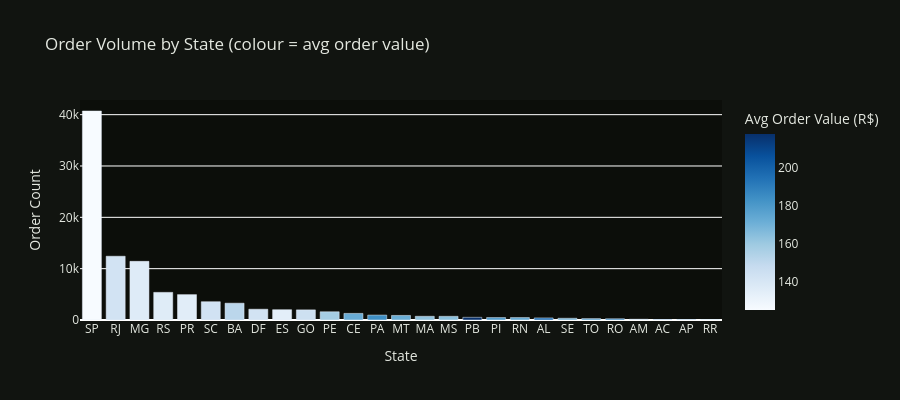

The cell this chart's notebook holds for it:
### Markdown cell above
### 3a. Order Volume by State

### Code cell
state_orders = (
    delivered
    .groupby('customer_state')
    .agg(
        n_orders      = ('order_id',      'count'),
        total_gmv     = ('order_value',   'sum'),
        avg_order_val = ('order_value',   'mean'),
        avg_freight   = ('freight_value', 'mean'),
    )
    .reset_index()
)

state_orders['freight_ratio'] = (
    state_orders['avg_freight'] / state_orders['avg_order_val']
).round(3)

state_orders['order_share_%'] = (
    state_orders['n_orders'] / state_orders['n_orders'].sum() * 100
).round(1)

fig = px.bar(
    state_orders.sort_values('n_orders', ascending=False),
    x='customer_state', y='n_orders',
    color='avg_order_val',
    color_continuous_scale='Blues',
    labels={'customer_state': 'State', 'n_orders': 'Order Count',
            'avg_order_val': 'Avg Order Value (R$)'},
    title='Order Volume by State (colour = avg order value)'
)
fig.update_layout(
    height=400,
    plot_bgcolor='#0c0e0a', paper_bgcolor='#111410',
    font=dict(color='#e4e8e0')
)
fig.show()

sp_share = state_orders.loc[state_orders['customer_state']=='SP', 'order_share_%'].values[0]
print(f'SP share of all orders: {sp_share:.1f}%')
top3 = state_orders.nlargest(3,'n_orders')[['customer_state','n_orders','order_share_%']]
print(f'Top 3 states: {top3.to_string(index=False)}')

### Figure 1 — Plotly figure (JSON) as saved in the notebook; plotly's stock layout.template omitted (floating-point values rounded to 4 significant figures)
{"data": [{"hovertemplate": "State=%{x}<br>Order Count=%{y}<br>Avg Order Value (R$)=%{marker.color}<extra></extra>", "legendgroup": "", "marker": {"color": [125.1, 142.2, 136.4, 136.1, 135.3, 142.9, 151.4, 142.2, 134.3, 144.8, 157.7, 171.9, 183.8, 171.5, 162.6, 164.1, 217.5, 177.7, 172.6, 197.2, 168.9, 176.7, 188.0, 152.1, 199.1, 199.6, 172.1], "coloraxis": "coloraxis", "pattern": {"shape": ""}}, "name": "", "orientation": "v", "showlegend": false, "textposition": "auto", "type": "bar", "x": ["SP", "RJ", "MG", "RS", "PR", "SC", "BA", "DF", "ES", "GO", "PE", "CE", "PA", "MT", "MA", "MS", "PB", "PI", "RN", "AL", "SE", "TO", "RO", "AM", "AC", "AP", "RR"], "xaxis": "x", "y": [40712, 12420, 11423, 5382, 4942, 3560, 3273, 2099, 2004, 1974, 1604, 1282, 952, 889, 721, 712, 518, 477, 476, 401, 335, 274, 243, 146, 80, 67, 41], "yaxis": "y"}], "layout": {"barmode": "relative", "coloraxis": {"colorbar": {"title": {"text": "Avg Order Value (R$)"}}, "colorscale": [[0, "rgb(247,251,255)"], [0.125, "rgb(222,235,247)"], [0.25, "rgb(198,219,239)"], [0.375, "rgb(158,202,225)"], [0.5, "rgb(107,174,214)"], [0.625, "rgb(66,146,198)"], [0.75, "rgb(33,113,181)"], [0.875, "rgb(8,81,156)"], [1, "rgb(8,48,107)"]]}, "font": {"color": "#e4e8e0"}, "height": 400, "legend": {"tracegroupgap": 0}, "paper_bgcolor": "#111410", "plot_bgcolor": "#0c0e0a", "title": {"text": "Order Volume by State (colour = avg order value)"}, "xaxis": {"anchor": "y", "domain": [0, 1], "title": {"text": "State"}}, "yaxis": {"anchor": "x", "domain": [0, 1], "title": {"text": "Order Count"}}}}
